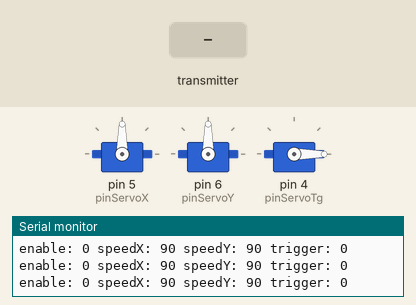
This sketch was run on a simulated Arduino Uno, built with avr-gcc and run on an emulated ATmega328P. On the bench: 3 × servo, the last lines printed to the serial monitor. The inputs (shaded band) are chosen by the test bench. No radio packets arrive unless stated.

Above: at 1.2 s.
1.3 s: the transmitter starts sending trigger = 1
At 2.14 s:
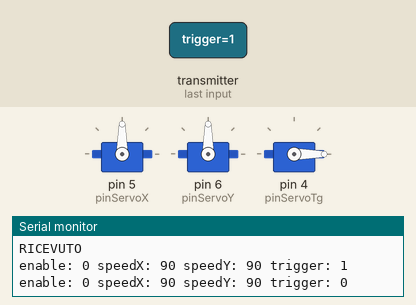
4.3 s: the transmitter starts sending speedX = 256
7.3 s: the transmitter starts sending enable = 1
At 7.75 s:
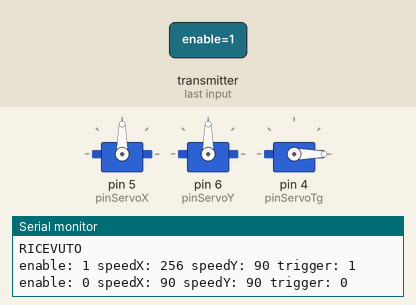
10.3 s: the transmitter starts sending speedY = 256
13.3 s: the transmitter starts sending speedX = 0
At 13.75 s:
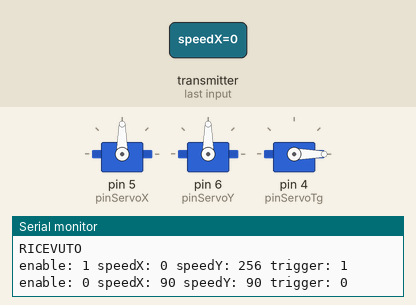
16.3 s: the transmitter starts sending speedY = 0
Timing chart, 0 to 20.3 s (numbered marks = the images above; inputs shaded):
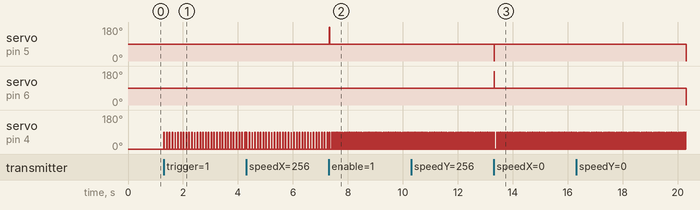

Measured:
- after the input at 1.3 s, servo on pin 4 (pinServoTg): alternates 90° for 0.02 s and 0° for 0.08 s, starting at once
- after the input at 7.3 s, servo on pin 5 (pinServoX): 90° → 180° at once, → 90° 0.02 s later; servo on pin 4 (pinServoTg): alternates 90° for 0.02 s and 0° for 0.03 s, starting after 0.17 s
- after the input at 13.3 s, servo on pin 5 (pinServoX): 90° → 0° at once, → 90° 0.02 s later; servo on pin 6 (pinServoY): 90° → 180° at once, → 90° 0.02 s later

The sketch:

ricevitore.ino
```cpp
/*
   Pilotare servo motori a distanza con Arduino

   Autore  : Andrea Lombardo
   Web     : http://www.lombardoandrea.com
   Post    : https://wp.me/p27dYH-Q5
*/

//Inclusione delle librerie
#include <Servo.h>
#include <nRF24L01.h>
#include <RF24_config.h>
#include <RF24.h>

//Costanti e PIN

//Chip Select e Chip Enable della Radio
const unsigned int radioCS = 10;
const unsigned int radioCE = 9;

//Pin servo X
const unsigned int pinServoX = 5;

//Pin servo Y
const unsigned int pinServoY = 6;

//Pin servo Trigger
const unsigned int pinServoTg = 4;

//definizione indirizzo sul quale stabilire la comunicazione radio
const byte indirizzo[5] = {0, 0, 0, 0, 0};


//definisco struttura pacchetto che riceverò
struct Packet {
  unsigned int speedX;
  unsigned int speedY;
  boolean enable;
  boolean trigger;
};


const unsigned int stopSpeed = 90;

//Creo istanza della "radio" passandogli il numero dei pin collegati a CE e CSN del modulo
RF24 radio(radioCE, radioCS);

//Creo istanze servo
Servo servoX;
Servo servoY;
Servo servoTg;

//Creo ed inizializzo istanza pacchetto che userò per i dati ricevuti
Packet pkt = {
  stopSpeed,
  stopSpeed,
  false,
  false
};

void setup() {
  //Definizione delle modalità dei pin

  Serial.begin(115200);

  //Associa pin ai servo
  servoX.attach(pinServoX);
  servoY.attach(pinServoY);
  servoTg.attach(pinServoTg);

  //Inizializzo la radio
  radio.begin();

  /*
     Setto la potenza della radio, nel mio caso a LOW
     La radio può lavorare a diverse potenze: RF24_PA_MIN, RF24_PA_LOW, RF24_PA_HIGH e RF24_PA_MAX
     Che corrispondono a: -18dBm, -12dBm,-6dBM, e 0dBm
  */
  radio.setPALevel(RF24_PA_LOW);

  //Apro un canale in lettura sull'indirizzo specificato
  radio.openReadingPipe(1, indirizzo);

  //Metto la radio in ascolto
  radio.startListening();

  servoX.write(stopSpeed);
  servoY.write(stopSpeed);
  servoTg.write(0);

}

void loop() {

  //Se ci sono dati in ricezione sulla radio
  if (radio.available()) {
    Serial.println("RICEVUTO");
    //Leggo i dati sul buffer e li scrivo nell'istanza Packet precedentemente creata
    radio.read(&pkt, sizeof(pkt));

  } else {

    //Se non ricevo dati per un qualsiasi motivo, azzero tutto nell'istanza Packet.
    pkt = {
      stopSpeed,
      stopSpeed,
      false,
      false
    };

  }

  //Se nel pkt il valore del trigger è 1 ruoto di 90° il servo motor
  if (pkt.trigger) {
    servoTg.write(90);
  } else {
    //Altrimenti lo rimetto a 0
    servoTg.write(0);
  }

  //Interpreta i valori ricevuti ed aziona i motori di conseguenza
  pilotaServiMovimento(pkt);

  Serial.print("enable: ");
  Serial.print(pkt.enable);
  Serial.print(" speedX: ");
  Serial.print(pkt.speedX);
  Serial.print(" speedY: ");
  Serial.print(pkt.speedY);
  Serial.print(" trigger: ");
  Serial.println(pkt.trigger);

  delay(15);
}

/*
  Interpreta i valori contenuti nella struttura Packet
  ed aziona i servo di conseguenza
*/
void pilotaServiMovimento(Packet pkt) {

  if (pkt.enable) {
    servoX.write(pkt.speedX);
    servoY.write(pkt.speedY);
  } else {
    servoX.write(stopSpeed);
    servoY.write(stopSpeed);
  }

}
```
